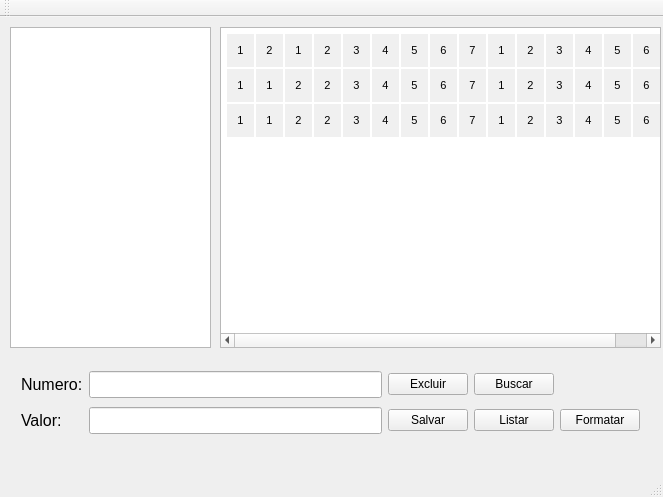
<?xml version="1.0" encoding="UTF-8"?>
<ui version="4.0">
 <class>MainWindow</class>
 <widget class="QMainWindow" name="MainWindow">
  <property name="geometry">
   <rect>
    <x>0</x>
    <y>0</y>
    <width>663</width>
    <height>497</height>
   </rect>
  </property>
  <property name="windowTitle">
   <string>MainWindow</string>
  </property>
  <property name="windowOpacity">
   <double>1.000000000000000</double>
  </property>
  <widget class="QWidget" name="centralWidget">
   <widget class="QWidget" name="layoutWidget">
    <property name="geometry">
     <rect>
      <x>10</x>
      <y>340</y>
      <width>641</width>
      <height>91</height>
     </rect>
    </property>
    <layout class="QGridLayout" name="gridLayout">
     <item row="0" column="0">
      <widget class="QLabel" name="LabelNumero">
       <property name="font">
        <font>
         <pointsize>12</pointsize>
        </font>
       </property>
       <property name="text">
        <string>Numero:</string>
       </property>
      </widget>
     </item>
     <item row="0" column="1">
      <widget class="QLineEdit" name="CampoNumero">
       <property name="font">
        <font>
         <pointsize>12</pointsize>
        </font>
       </property>
      </widget>
     </item>
     <item row="0" column="2">
      <widget class="QPushButton" name="excluir">
       <property name="text">
        <string>Excluir</string>
       </property>
      </widget>
     </item>
     <item row="1" column="0">
      <widget class="QLabel" name="LabelValor">
       <property name="font">
        <font>
         <pointsize>12</pointsize>
        </font>
       </property>
       <property name="text">
        <string>Valor:</string>
       </property>
      </widget>
     </item>
     <item row="1" column="1">
      <widget class="QLineEdit" name="CampoValor">
       <property name="font">
        <font>
         <pointsize>12</pointsize>
        </font>
       </property>
      </widget>
     </item>
     <item row="1" column="2">
      <widget class="QPushButton" name="salvar">
       <property name="text">
        <string>Salvar</string>
       </property>
      </widget>
     </item>
     <item row="1" column="3">
      <widget class="QPushButton" name="listar">
       <property name="text">
        <string>Listar</string>
       </property>
      </widget>
     </item>
     <item row="1" column="4">
      <widget class="QPushButton" name="formatar">
       <property name="text">
        <string>Formatar</string>
       </property>
      </widget>
     </item>
     <item row="0" column="3">
      <widget class="QPushButton" name="buscar">
       <property name="text">
        <string>Buscar</string>
       </property>
      </widget>
     </item>
    </layout>
   </widget>
   <widget class="QTextBrowser" name="grafico">
    <property name="geometry">
     <rect>
      <x>220</x>
      <y>10</y>
      <width>441</width>
      <height>321</height>
     </rect>
    </property>
    <property name="html">
     <string notr="true">&lt;!DOCTYPE HTML PUBLIC &quot;-//W3C//DTD HTML 4.0//EN&quot; &quot;http://www.w3.org/TR/REC-html40/strict.dtd&quot;&gt;
&lt;html&gt;&lt;head&gt;&lt;meta name=&quot;qrichtext&quot; content=&quot;1&quot; /&gt;&lt;title&gt; Disco &lt;/title&gt;&lt;style type=&quot;text/css&quot;&gt;
p, li { white-space: pre-wrap; }
&lt;/style&gt;&lt;/head&gt;&lt;body style=&quot; font-family:'Sans Serif'; font-size:9pt; font-weight:400; font-style:normal;&quot;&gt;
&lt;table border=&quot;0&quot; style=&quot; border-color:#3366ff; margin-top:0px; margin-bottom:0px; margin-left:0px; margin-right:0px;&quot; cellspacing=&quot;2&quot; cellpadding=&quot;0&quot;&gt;
&lt;tr&gt;
&lt;td bgcolor=&quot;#f0f0f0&quot; style=&quot; padding-left:10; padding-right:10; padding-top:10; padding-bottom:10;&quot;&gt;
&lt;p align=&quot;center&quot; style=&quot; margin-top:0px; margin-bottom:0px; margin-left:0px; margin-right:0px; -qt-block-indent:0; text-indent:0px;&quot;&gt;&lt;span style=&quot; font-family:'Arial,sans-serif'; font-size:8pt; background-color:#f0f0f0;&quot;&gt;1&lt;/span&gt;&lt;/p&gt;&lt;/td&gt;
&lt;td bgcolor=&quot;#f0f0f0&quot; style=&quot; padding-left:10; padding-right:10; padding-top:10; padding-bottom:10;&quot;&gt;
&lt;p align=&quot;center&quot; style=&quot; margin-top:0px; margin-bottom:0px; margin-left:0px; margin-right:0px; -qt-block-indent:0; text-indent:0px;&quot;&gt;&lt;span style=&quot; font-family:'Arial,sans-serif'; font-size:8pt; background-color:#f0f0f0;&quot;&gt;2&lt;/span&gt;&lt;/p&gt;&lt;/td&gt;
&lt;td bgcolor=&quot;#f0f0f0&quot; style=&quot; padding-left:10; padding-right:10; padding-top:10; padding-bottom:10;&quot;&gt;
&lt;p align=&quot;center&quot; style=&quot; margin-top:0px; margin-bottom:0px; margin-left:0px; margin-right:0px; -qt-block-indent:0; text-indent:0px;&quot;&gt;&lt;span style=&quot; font-family:'Arial,sans-serif'; font-size:8pt; background-color:#f0f0f0;&quot;&gt;1&lt;/span&gt;&lt;/p&gt;&lt;/td&gt;
&lt;td bgcolor=&quot;#f0f0f0&quot; style=&quot; padding-left:10; padding-right:10; padding-top:10; padding-bottom:10;&quot;&gt;
&lt;p align=&quot;center&quot; style=&quot; margin-top:0px; margin-bottom:0px; margin-left:0px; margin-right:0px; -qt-block-indent:0; text-indent:0px;&quot;&gt;&lt;span style=&quot; font-family:'Arial,sans-serif'; font-size:8pt; background-color:#f0f0f0;&quot;&gt;2&lt;/span&gt;&lt;/p&gt;&lt;/td&gt;
&lt;td bgcolor=&quot;#f0f0f0&quot; style=&quot; padding-left:10; padding-right:10; padding-top:10; padding-bottom:10;&quot;&gt;
&lt;p align=&quot;center&quot; style=&quot; margin-top:0px; margin-bottom:0px; margin-left:0px; margin-right:0px; -qt-block-indent:0; text-indent:0px;&quot;&gt;&lt;span style=&quot; font-family:'Arial,sans-serif'; font-size:8pt; background-color:#f0f0f0;&quot;&gt;3&lt;/span&gt;&lt;/p&gt;&lt;/td&gt;
&lt;td bgcolor=&quot;#f0f0f0&quot; style=&quot; padding-left:10; padding-right:10; padding-top:10; padding-bottom:10;&quot;&gt;
&lt;p align=&quot;center&quot; style=&quot; margin-top:0px; margin-bottom:0px; margin-left:0px; margin-right:0px; -qt-block-indent:0; text-indent:0px;&quot;&gt;&lt;span style=&quot; font-family:'Arial,sans-serif'; font-size:8pt; background-color:#f0f0f0;&quot;&gt;4&lt;/span&gt;&lt;/p&gt;&lt;/td&gt;
&lt;td bgcolor=&quot;#f0f0f0&quot; style=&quot; padding-left:10; padding-right:10; padding-top:10; padding-bottom:10;&quot;&gt;
&lt;p align=&quot;center&quot; style=&quot; margin-top:0px; margin-bottom:0px; margin-left:0px; margin-right:0px; -qt-block-indent:0; text-indent:0px;&quot;&gt;&lt;span style=&quot; font-family:'Arial,sans-serif'; font-size:8pt; background-color:#f0f0f0;&quot;&gt;5&lt;/span&gt;&lt;/p&gt;&lt;/td&gt;
&lt;td bgcolor=&quot;#f0f0f0&quot; style=&quot; padding-left:10; padding-right:10; padding-top:10; padding-bottom:10;&quot;&gt;
&lt;p align=&quot;center&quot; style=&quot; margin-top:0px; margin-bottom:0px; margin-left:0px; margin-right:0px; -qt-block-indent:0; text-indent:0px;&quot;&gt;&lt;span style=&quot; font-family:'Arial,sans-serif'; font-size:8pt; background-color:#f0f0f0;&quot;&gt;6&lt;/span&gt;&lt;/p&gt;&lt;/td&gt;
&lt;td bgcolor=&quot;#f0f0f0&quot; style=&quot; padding-left:10; padding-right:10; padding-top:10; padding-bottom:10;&quot;&gt;
&lt;p align=&quot;center&quot; style=&quot; margin-top:0px; margin-bottom:0px; margin-left:0px; margin-right:0px; -qt-block-indent:0; text-indent:0px;&quot;&gt;&lt;span style=&quot; font-family:'Arial,sans-serif'; font-size:8pt; background-color:#f0f0f0;&quot;&gt;7&lt;/span&gt;&lt;/p&gt;&lt;/td&gt;
&lt;td bgcolor=&quot;#f0f0f0&quot; style=&quot; padding-left:10; padding-right:10; padding-top:10; padding-bottom:10;&quot;&gt;
&lt;p align=&quot;center&quot; style=&quot; margin-top:0px; margin-bottom:0px; margin-left:0px; margin-right:0px; -qt-block-indent:0; text-indent:0px;&quot;&gt;&lt;span style=&quot; font-family:'Arial,sans-serif'; font-size:8pt; background-color:#f0f0f0;&quot;&gt;1&lt;/span&gt;&lt;/p&gt;&lt;/td&gt;
&lt;td bgcolor=&quot;#f0f0f0&quot; style=&quot; padding-left:10; padding-right:10; padding-top:10; padding-bottom:10;&quot;&gt;
&lt;p align=&quot;center&quot; style=&quot; margin-top:0px; margin-bottom:0px; margin-left:0px; margin-right:0px; -qt-block-indent:0; text-indent:0px;&quot;&gt;&lt;span style=&quot; font-family:'Arial,sans-serif'; font-size:8pt; background-color:#f0f0f0;&quot;&gt;2&lt;/span&gt;&lt;/p&gt;&lt;/td&gt;
&lt;td bgcolor=&quot;#f0f0f0&quot; style=&quot; padding-left:10; padding-right:10; padding-top:10; padding-bottom:10;&quot;&gt;
&lt;p align=&quot;center&quot; style=&quot; margin-top:0px; margin-bottom:0px; margin-left:0px; margin-right:0px; -qt-block-indent:0; text-indent:0px;&quot;&gt;&lt;span style=&quot; font-family:'Arial,sans-serif'; font-size:8pt; background-color:#f0f0f0;&quot;&gt;3&lt;/span&gt;&lt;/p&gt;&lt;/td&gt;
&lt;td bgcolor=&quot;#f0f0f0&quot; style=&quot; padding-left:10; padding-right:10; padding-top:10; padding-bottom:10;&quot;&gt;
&lt;p align=&quot;center&quot; style=&quot; margin-top:0px; margin-bottom:0px; margin-left:0px; margin-right:0px; -qt-block-indent:0; text-indent:0px;&quot;&gt;&lt;span style=&quot; font-family:'Arial,sans-serif'; font-size:8pt; background-color:#f0f0f0;&quot;&gt;4&lt;/span&gt;&lt;/p&gt;&lt;/td&gt;
&lt;td bgcolor=&quot;#f0f0f0&quot; style=&quot; padding-left:10; padding-right:10; padding-top:10; padding-bottom:10;&quot;&gt;
&lt;p align=&quot;center&quot; style=&quot; margin-top:0px; margin-bottom:0px; margin-left:0px; margin-right:0px; -qt-block-indent:0; text-indent:0px;&quot;&gt;&lt;span style=&quot; font-family:'Arial,sans-serif'; font-size:8pt; background-color:#f0f0f0;&quot;&gt;5&lt;/span&gt;&lt;/p&gt;&lt;/td&gt;
&lt;td bgcolor=&quot;#f0f0f0&quot; style=&quot; padding-left:10; padding-right:10; padding-top:10; padding-bottom:10;&quot;&gt;
&lt;p align=&quot;center&quot; style=&quot; margin-top:0px; margin-bottom:0px; margin-left:0px; margin-right:0px; -qt-block-indent:0; text-indent:0px;&quot;&gt;&lt;span style=&quot; font-family:'Arial,sans-serif'; font-size:8pt; background-color:#f0f0f0;&quot;&gt;6&lt;/span&gt;&lt;/p&gt;&lt;/td&gt;
&lt;td bgcolor=&quot;#f0f0f0&quot; style=&quot; padding-left:10; padding-right:10; padding-top:10; padding-bottom:10;&quot;&gt;
&lt;p align=&quot;center&quot; style=&quot; margin-top:0px; margin-bottom:0px; margin-left:0px; margin-right:0px; -qt-block-indent:0; text-indent:0px;&quot;&gt;&lt;span style=&quot; font-family:'Arial,sans-serif'; font-size:8pt; background-color:#f0f0f0;&quot;&gt;7&lt;/span&gt;&lt;/p&gt;&lt;/td&gt;&lt;/tr&gt;
&lt;tr&gt;
&lt;td bgcolor=&quot;#f0f0f0&quot; style=&quot; padding-left:10; padding-right:10; padding-top:10; padding-bottom:10;&quot;&gt;
&lt;p align=&quot;center&quot; style=&quot; margin-top:0px; margin-bottom:0px; margin-left:0px; margin-right:0px; -qt-block-indent:0; text-indent:0px;&quot;&gt;&lt;span style=&quot; font-family:'Arial,sans-serif'; font-size:8pt; background-color:#f0f0f0;&quot;&gt;1&lt;/span&gt;&lt;/p&gt;&lt;/td&gt;
&lt;td bgcolor=&quot;#f0f0f0&quot; style=&quot; padding-left:10; padding-right:10; padding-top:10; padding-bottom:10;&quot;&gt;
&lt;p align=&quot;center&quot; style=&quot; margin-top:0px; margin-bottom:0px; margin-left:0px; margin-right:0px; -qt-block-indent:0; text-indent:0px;&quot;&gt;&lt;span style=&quot; font-family:'Arial,sans-serif'; font-size:8pt; background-color:#f0f0f0;&quot;&gt;1&lt;/span&gt;&lt;/p&gt;&lt;/td&gt;
&lt;td bgcolor=&quot;#f0f0f0&quot; style=&quot; padding-left:10; padding-right:10; padding-top:10; padding-bottom:10;&quot;&gt;
&lt;p align=&quot;center&quot; style=&quot; margin-top:0px; margin-bottom:0px; margin-left:0px; margin-right:0px; -qt-block-indent:0; text-indent:0px;&quot;&gt;&lt;span style=&quot; font-family:'Arial,sans-serif'; font-size:8pt; background-color:#f0f0f0;&quot;&gt;2&lt;/span&gt;&lt;/p&gt;&lt;/td&gt;
&lt;td bgcolor=&quot;#f0f0f0&quot; style=&quot; padding-left:10; padding-right:10; padding-top:10; padding-bottom:10;&quot;&gt;
&lt;p align=&quot;center&quot; style=&quot; margin-top:0px; margin-bottom:0px; margin-left:0px; margin-right:0px; -qt-block-indent:0; text-indent:0px;&quot;&gt;&lt;span style=&quot; font-family:'Arial,sans-serif'; font-size:8pt; background-color:#f0f0f0;&quot;&gt;2&lt;/span&gt;&lt;/p&gt;&lt;/td&gt;
&lt;td bgcolor=&quot;#f0f0f0&quot; style=&quot; padding-left:10; padding-right:10; padding-top:10; padding-bottom:10;&quot;&gt;
&lt;p align=&quot;center&quot; style=&quot; margin-top:0px; margin-bottom:0px; margin-left:0px; margin-right:0px; -qt-block-indent:0; text-indent:0px;&quot;&gt;&lt;span style=&quot; font-family:'Arial,sans-serif'; font-size:8pt; background-color:#f0f0f0;&quot;&gt;3&lt;/span&gt;&lt;/p&gt;&lt;/td&gt;
&lt;td bgcolor=&quot;#f0f0f0&quot; style=&quot; padding-left:10; padding-right:10; padding-top:10; padding-bottom:10;&quot;&gt;
&lt;p align=&quot;center&quot; style=&quot; margin-top:0px; margin-bottom:0px; margin-left:0px; margin-right:0px; -qt-block-indent:0; text-indent:0px;&quot;&gt;&lt;span style=&quot; font-family:'Arial,sans-serif'; font-size:8pt; background-color:#f0f0f0;&quot;&gt;4&lt;/span&gt;&lt;/p&gt;&lt;/td&gt;
&lt;td bgcolor=&quot;#f0f0f0&quot; style=&quot; padding-left:10; padding-right:10; padding-top:10; padding-bottom:10;&quot;&gt;
&lt;p align=&quot;center&quot; style=&quot; margin-top:0px; margin-bottom:0px; margin-left:0px; margin-right:0px; -qt-block-indent:0; text-indent:0px;&quot;&gt;&lt;span style=&quot; font-family:'Arial,sans-serif'; font-size:8pt; background-color:#f0f0f0;&quot;&gt;5&lt;/span&gt;&lt;/p&gt;&lt;/td&gt;
&lt;td bgcolor=&quot;#f0f0f0&quot; style=&quot; padding-left:10; padding-right:10; padding-top:10; padding-bottom:10;&quot;&gt;
&lt;p align=&quot;center&quot; style=&quot; margin-top:0px; margin-bottom:0px; margin-left:0px; margin-right:0px; -qt-block-indent:0; text-indent:0px;&quot;&gt;&lt;span style=&quot; font-family:'Arial,sans-serif'; font-size:8pt; background-color:#f0f0f0;&quot;&gt;6&lt;/span&gt;&lt;/p&gt;&lt;/td&gt;
&lt;td bgcolor=&quot;#f0f0f0&quot; style=&quot; padding-left:10; padding-right:10; padding-top:10; padding-bottom:10;&quot;&gt;
&lt;p align=&quot;center&quot; style=&quot; margin-top:0px; margin-bottom:0px; margin-left:0px; margin-right:0px; -qt-block-indent:0; text-indent:0px;&quot;&gt;&lt;span style=&quot; font-family:'Arial,sans-serif'; font-size:8pt; background-color:#f0f0f0;&quot;&gt;7&lt;/span&gt;&lt;/p&gt;&lt;/td&gt;
&lt;td bgcolor=&quot;#f0f0f0&quot; style=&quot; padding-left:10; padding-right:10; padding-top:10; padding-bottom:10;&quot;&gt;
&lt;p align=&quot;center&quot; style=&quot; margin-top:0px; margin-bottom:0px; margin-left:0px; margin-right:0px; -qt-block-indent:0; text-indent:0px;&quot;&gt;&lt;span style=&quot; font-family:'Arial,sans-serif'; font-size:8pt; background-color:#f0f0f0;&quot;&gt;1&lt;/span&gt;&lt;/p&gt;&lt;/td&gt;
&lt;td bgcolor=&quot;#f0f0f0&quot; style=&quot; padding-left:10; padding-right:10; padding-top:10; padding-bottom:10;&quot;&gt;
&lt;p align=&quot;center&quot; style=&quot; margin-top:0px; margin-bottom:0px; margin-left:0px; margin-right:0px; -qt-block-indent:0; text-indent:0px;&quot;&gt;&lt;span style=&quot; font-family:'Arial,sans-serif'; font-size:8pt; background-color:#f0f0f0;&quot;&gt;2&lt;/span&gt;&lt;/p&gt;&lt;/td&gt;
&lt;td bgcolor=&quot;#f0f0f0&quot; style=&quot; padding-left:10; padding-right:10; padding-top:10; padding-bottom:10;&quot;&gt;
&lt;p align=&quot;center&quot; style=&quot; margin-top:0px; margin-bottom:0px; margin-left:0px; margin-right:0px; -qt-block-indent:0; text-indent:0px;&quot;&gt;&lt;span style=&quot; font-family:'Arial,sans-serif'; font-size:8pt; background-color:#f0f0f0;&quot;&gt;3&lt;/span&gt;&lt;/p&gt;&lt;/td&gt;
&lt;td bgcolor=&quot;#f0f0f0&quot; style=&quot; padding-left:10; padding-right:10; padding-top:10; padding-bottom:10;&quot;&gt;
&lt;p align=&quot;center&quot; style=&quot; margin-top:0px; margin-bottom:0px; margin-left:0px; margin-right:0px; -qt-block-indent:0; text-indent:0px;&quot;&gt;&lt;span style=&quot; font-family:'Arial,sans-serif'; font-size:8pt; background-color:#f0f0f0;&quot;&gt;4&lt;/span&gt;&lt;/p&gt;&lt;/td&gt;
&lt;td bgcolor=&quot;#f0f0f0&quot; style=&quot; padding-left:10; padding-right:10; padding-top:10; padding-bottom:10;&quot;&gt;
&lt;p align=&quot;center&quot; style=&quot; margin-top:0px; margin-bottom:0px; margin-left:0px; margin-right:0px; -qt-block-indent:0; text-indent:0px;&quot;&gt;&lt;span style=&quot; font-family:'Arial,sans-serif'; font-size:8pt; background-color:#f0f0f0;&quot;&gt;5&lt;/span&gt;&lt;/p&gt;&lt;/td&gt;
&lt;td bgcolor=&quot;#f0f0f0&quot; style=&quot; padding-left:10; padding-right:10; padding-top:10; padding-bottom:10;&quot;&gt;
&lt;p align=&quot;center&quot; style=&quot; margin-top:0px; margin-bottom:0px; margin-left:0px; margin-right:0px; -qt-block-indent:0; text-indent:0px;&quot;&gt;&lt;span style=&quot; font-family:'Arial,sans-serif'; font-size:8pt; background-color:#f0f0f0;&quot;&gt;6&lt;/span&gt;&lt;/p&gt;&lt;/td&gt;
&lt;td bgcolor=&quot;#f0f0f0&quot; style=&quot; padding-left:10; padding-right:10; padding-top:10; padding-bottom:10;&quot;&gt;
&lt;p align=&quot;center&quot; style=&quot; margin-top:0px; margin-bottom:0px; margin-left:0px; margin-right:0px; -qt-block-indent:0; text-indent:0px;&quot;&gt;&lt;span style=&quot; font-family:'Arial,sans-serif'; font-size:8pt; background-color:#f0f0f0;&quot;&gt;7&lt;/span&gt;&lt;/p&gt;&lt;/td&gt;&lt;/tr&gt;
&lt;tr&gt;
&lt;td bgcolor=&quot;#f0f0f0&quot; style=&quot; padding-left:10; padding-right:10; padding-top:10; padding-bottom:10;&quot;&gt;
&lt;p align=&quot;center&quot; style=&quot; margin-top:0px; margin-bottom:0px; margin-left:0px; margin-right:0px; -qt-block-indent:0; text-indent:0px;&quot;&gt;&lt;span style=&quot; font-family:'Arial,sans-serif'; font-size:8pt; background-color:#f0f0f0;&quot;&gt;1&lt;/span&gt;&lt;/p&gt;&lt;/td&gt;
&lt;td bgcolor=&quot;#f0f0f0&quot; style=&quot; padding-left:10; padding-right:10; padding-top:10; padding-bottom:10;&quot;&gt;
&lt;p align=&quot;center&quot; style=&quot; margin-top:0px; margin-bottom:0px; margin-left:0px; margin-right:0px; -qt-block-indent:0; text-indent:0px;&quot;&gt;&lt;span style=&quot; font-family:'Arial,sans-serif'; font-size:8pt; background-color:#f0f0f0;&quot;&gt;1&lt;/span&gt;&lt;/p&gt;&lt;/td&gt;
&lt;td bgcolor=&quot;#f0f0f0&quot; style=&quot; padding-left:10; padding-right:10; padding-top:10; padding-bottom:10;&quot;&gt;
&lt;p align=&quot;center&quot; style=&quot; margin-top:0px; margin-bottom:0px; margin-left:0px; margin-right:0px; -qt-block-indent:0; text-indent:0px;&quot;&gt;&lt;span style=&quot; font-family:'Arial,sans-serif'; font-size:8pt; background-color:#f0f0f0;&quot;&gt;2&lt;/span&gt;&lt;/p&gt;&lt;/td&gt;
&lt;td bgcolor=&quot;#f0f0f0&quot; style=&quot; padding-left:10; padding-right:10; padding-top:10; padding-bottom:10;&quot;&gt;
&lt;p align=&quot;center&quot; style=&quot; margin-top:0px; margin-bottom:0px; margin-left:0px; margin-right:0px; -qt-block-indent:0; text-indent:0px;&quot;&gt;&lt;span style=&quot; font-family:'Arial,sans-serif'; font-size:8pt; background-color:#f0f0f0;&quot;&gt;2&lt;/span&gt;&lt;/p&gt;&lt;/td&gt;
&lt;td bgcolor=&quot;#f0f0f0&quot; style=&quot; padding-left:10; padding-right:10; padding-top:10; padding-bottom:10;&quot;&gt;
&lt;p align=&quot;center&quot; style=&quot; margin-top:0px; margin-bottom:0px; margin-left:0px; margin-right:0px; -qt-block-indent:0; text-indent:0px;&quot;&gt;&lt;span style=&quot; font-family:'Arial,sans-serif'; font-size:8pt; background-color:#f0f0f0;&quot;&gt;3&lt;/span&gt;&lt;/p&gt;&lt;/td&gt;
&lt;td bgcolor=&quot;#f0f0f0&quot; style=&quot; padding-left:10; padding-right:10; padding-top:10; padding-bottom:10;&quot;&gt;
&lt;p align=&quot;center&quot; style=&quot; margin-top:0px; margin-bottom:0px; margin-left:0px; margin-right:0px; -qt-block-indent:0; text-indent:0px;&quot;&gt;&lt;span style=&quot; font-family:'Arial,sans-serif'; font-size:8pt; background-color:#f0f0f0;&quot;&gt;4&lt;/span&gt;&lt;/p&gt;&lt;/td&gt;
&lt;td bgcolor=&quot;#f0f0f0&quot; style=&quot; padding-left:10; padding-right:10; padding-top:10; padding-bottom:10;&quot;&gt;
&lt;p align=&quot;center&quot; style=&quot; margin-top:0px; margin-bottom:0px; margin-left:0px; margin-right:0px; -qt-block-indent:0; text-indent:0px;&quot;&gt;&lt;span style=&quot; font-family:'Arial,sans-serif'; font-size:8pt; background-color:#f0f0f0;&quot;&gt;5&lt;/span&gt;&lt;/p&gt;&lt;/td&gt;
&lt;td bgcolor=&quot;#f0f0f0&quot; style=&quot; padding-left:10; padding-right:10; padding-top:10; padding-bottom:10;&quot;&gt;
&lt;p align=&quot;center&quot; style=&quot; margin-top:0px; margin-bottom:0px; margin-left:0px; margin-right:0px; -qt-block-indent:0; text-indent:0px;&quot;&gt;&lt;span style=&quot; font-family:'Arial,sans-serif'; font-size:8pt; background-color:#f0f0f0;&quot;&gt;6&lt;/span&gt;&lt;/p&gt;&lt;/td&gt;
&lt;td bgcolor=&quot;#f0f0f0&quot; style=&quot; padding-left:10; padding-right:10; padding-top:10; padding-bottom:10;&quot;&gt;
&lt;p align=&quot;center&quot; style=&quot; margin-top:0px; margin-bottom:0px; margin-left:0px; margin-right:0px; -qt-block-indent:0; text-indent:0px;&quot;&gt;&lt;span style=&quot; font-family:'Arial,sans-serif'; font-size:8pt; background-color:#f0f0f0;&quot;&gt;7&lt;/span&gt;&lt;/p&gt;&lt;/td&gt;
&lt;td bgcolor=&quot;#f0f0f0&quot; style=&quot; padding-left:10; padding-right:10; padding-top:10; padding-bottom:10;&quot;&gt;
&lt;p align=&quot;center&quot; style=&quot; margin-top:0px; margin-bottom:0px; margin-left:0px; margin-right:0px; -qt-block-indent:0; text-indent:0px;&quot;&gt;&lt;span style=&quot; font-family:'Arial,sans-serif'; font-size:8pt; background-color:#f0f0f0;&quot;&gt;1&lt;/span&gt;&lt;/p&gt;&lt;/td&gt;
&lt;td bgcolor=&quot;#f0f0f0&quot; style=&quot; padding-left:10; padding-right:10; padding-top:10; padding-bottom:10;&quot;&gt;
&lt;p align=&quot;center&quot; style=&quot; margin-top:0px; margin-bottom:0px; margin-left:0px; margin-right:0px; -qt-block-indent:0; text-indent:0px;&quot;&gt;&lt;span style=&quot; font-family:'Arial,sans-serif'; font-size:8pt; background-color:#f0f0f0;&quot;&gt;2&lt;/span&gt;&lt;/p&gt;&lt;/td&gt;
&lt;td bgcolor=&quot;#f0f0f0&quot; style=&quot; padding-left:10; padding-right:10; padding-top:10; padding-bottom:10;&quot;&gt;
&lt;p align=&quot;center&quot; style=&quot; margin-top:0px; margin-bottom:0px; margin-left:0px; margin-right:0px; -qt-block-indent:0; text-indent:0px;&quot;&gt;&lt;span style=&quot; font-family:'Arial,sans-serif'; font-size:8pt; background-color:#f0f0f0;&quot;&gt;3&lt;/span&gt;&lt;/p&gt;&lt;/td&gt;
&lt;td bgcolor=&quot;#f0f0f0&quot; style=&quot; padding-left:10; padding-right:10; padding-top:10; padding-bottom:10;&quot;&gt;
&lt;p align=&quot;center&quot; style=&quot; margin-top:0px; margin-bottom:0px; margin-left:0px; margin-right:0px; -qt-block-indent:0; text-indent:0px;&quot;&gt;&lt;span style=&quot; font-family:'Arial,sans-serif'; font-size:8pt; background-color:#f0f0f0;&quot;&gt;4&lt;/span&gt;&lt;/p&gt;&lt;/td&gt;
&lt;td bgcolor=&quot;#f0f0f0&quot; style=&quot; padding-left:10; padding-right:10; padding-top:10; padding-bottom:10;&quot;&gt;
&lt;p align=&quot;center&quot; style=&quot; margin-top:0px; margin-bottom:0px; margin-left:0px; margin-right:0px; -qt-block-indent:0; text-indent:0px;&quot;&gt;&lt;span style=&quot; font-family:'Arial,sans-serif'; font-size:8pt; background-color:#f0f0f0;&quot;&gt;5&lt;/span&gt;&lt;/p&gt;&lt;/td&gt;
&lt;td bgcolor=&quot;#f0f0f0&quot; style=&quot; padding-left:10; padding-right:10; padding-top:10; padding-bottom:10;&quot;&gt;
&lt;p align=&quot;center&quot; style=&quot; margin-top:0px; margin-bottom:0px; margin-left:0px; margin-right:0px; -qt-block-indent:0; text-indent:0px;&quot;&gt;&lt;span style=&quot; font-family:'Arial,sans-serif'; font-size:8pt; background-color:#f0f0f0;&quot;&gt;6&lt;/span&gt;&lt;/p&gt;&lt;/td&gt;
&lt;td bgcolor=&quot;#f0f0f0&quot; style=&quot; padding-left:10; padding-right:10; padding-top:10; padding-bottom:10;&quot;&gt;
&lt;p align=&quot;center&quot; style=&quot; margin-top:0px; margin-bottom:0px; margin-left:0px; margin-right:0px; -qt-block-indent:0; text-indent:0px;&quot;&gt;&lt;span style=&quot; font-family:'Arial,sans-serif'; font-size:8pt; background-color:#f0f0f0;&quot;&gt;7&lt;/span&gt;&lt;/p&gt;&lt;/td&gt;&lt;/tr&gt;&lt;/table&gt;&lt;/body&gt;&lt;/html&gt;</string>
    </property>
   </widget>
   <widget class="QTextBrowser" name="lista">
    <property name="geometry">
     <rect>
      <x>10</x>
      <y>10</y>
      <width>201</width>
      <height>321</height>
     </rect>
    </property>
    <property name="html">
     <string>&lt;!DOCTYPE HTML PUBLIC &quot;-//W3C//DTD HTML 4.0//EN&quot; &quot;http://www.w3.org/TR/REC-html40/strict.dtd&quot;&gt;
&lt;html&gt;&lt;head&gt;&lt;meta name=&quot;qrichtext&quot; content=&quot;1&quot; /&gt;&lt;style type=&quot;text/css&quot;&gt;
p, li { white-space: pre-wrap; }
&lt;/style&gt;&lt;/head&gt;&lt;body style=&quot; font-family:'Sans Serif'; font-size:9pt; font-weight:400; font-style:normal;&quot;&gt;
&lt;p style=&quot;-qt-paragraph-type:empty; margin-top:0px; margin-bottom:0px; margin-left:0px; margin-right:0px; -qt-block-indent:0; text-indent:0px; font-family:'MS Shell Dlg 2'; font-size:8pt;&quot;&gt;&lt;br /&gt;&lt;/p&gt;&lt;/body&gt;&lt;/html&gt;</string>
    </property>
   </widget>
  </widget>
  <widget class="QMenuBar" name="menuBar">
   <property name="geometry">
    <rect>
     <x>0</x>
     <y>0</y>
     <width>663</width>
     <height>20</height>
    </rect>
   </property>
  </widget>
  <widget class="QToolBar" name="mainToolBar">
   <attribute name="toolBarArea">
    <enum>TopToolBarArea</enum>
   </attribute>
   <attribute name="toolBarBreak">
    <bool>false</bool>
   </attribute>
  </widget>
  <widget class="QStatusBar" name="statusBar"/>
 </widget>
 <layoutdefault spacing="6" margin="11"/>
 <resources/>
 <connections/>
</ui>
